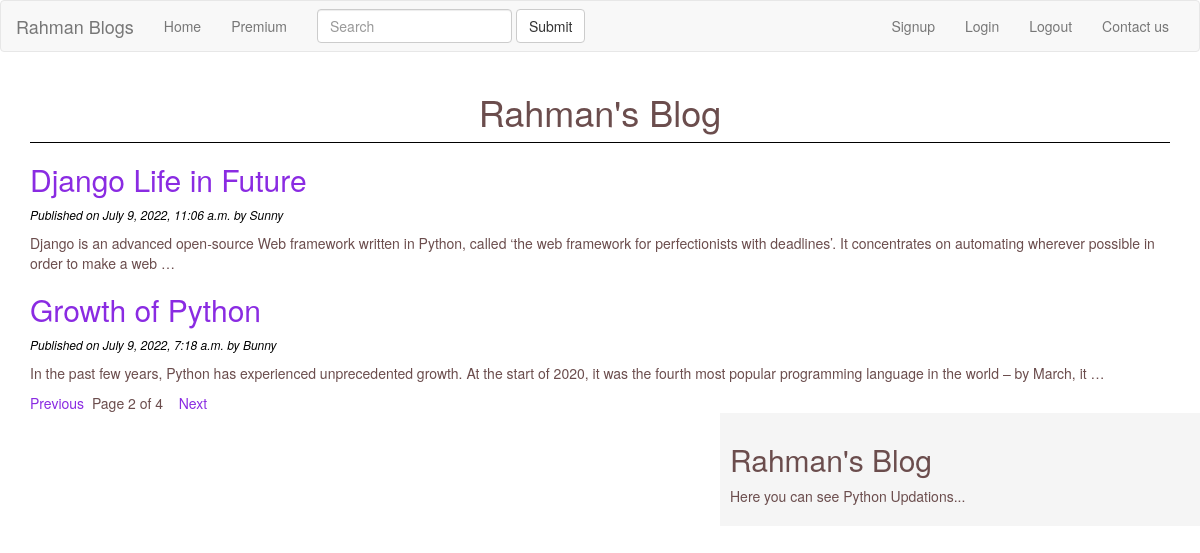
Screenshot of /?page=2 with the database file from the repository.
### blog/models.py (models this page shows)
class Post(models.Model):
    STATUS_CHOICES=(('draft','Draft'),('published','Published'))
    title=models.CharField(max_length=256)
    slug=models.SlugField(max_length=264,unique_for_date='publish')
    author=models.ForeignKey(User,related_name='blog_posts')
    body=models.TextField(max_length=1000)
    publish=models.DateTimeField(default=timezone.now)
    created=models.DateField(auto_now_add=True)
    updated=models.DateTimeField(auto_now=True)
    status=models.CharField(max_length=10,choices=STATUS_CHOICES,default='draft')
    class Meta:
        ordering=('-publish',)

### blog/views.py (the view)
# urls.py: url(r'^$',views.post_list_view),
def post_list_view(request):
    post_list=Post.objects.all()
    paginator=Paginator(post_list,2)
    page_number=request.GET.get('page')
    try:
        post_list=paginator.page(page_number)
    except PageNotAnInteger:
        post_list=paginator.page(1)
    except EmptyPage:
        post_list=paginator.page(paginator.num_pages)
    return render(request,'blog/post_list.html',{'post_list':post_list})

### templates/blog/post_list.html (shortened to what this page needs)
{%extends "blog/base.html"%}
   {%block content%}
      <h1>Rahman's Blog</h1>
      {%for post in post_list%}
           <a href="{{post.get_absolute_url}}"><h2>{{post.title}}</h2></a>
           <p id="date">Published on {{post.publish}} by {{post.author | title}}</p>
           {{post.body | truncatewords:30 | linebreaks}}
      {%endfor%}
      {%include 'blog/pagination.html' with page=post_list%}
{%endblock%}

### static/css/vlogs.css (style rules this page uses)
h1 { text-align: center; border-bottom: 1px solid rgb(0, 0, 0); padding-bottom: 10px; }
body { color:rgb(107, 77, 77); background-color:white; }
#date { color: black; font-size: 12px; font-style: italic; }
a { color:blueviolet; }

### rows the page displays
Post: title "Django Life in Future", publish "July 9, 2022, 11:06 a.m.", author "Sunny", body "Django is an advanced open-source Web framework written in Python, called ‘the web framework for perfectionists with deadlines’. It concentrates on automating wherever possible in order to make a web …"
Post: title "Growth of Python", publish "July 9, 2022, 7:18 a.m.", author "Bunny", body "In the past few years, Python has experienced unprecedented growth. At the start of 2020, it was the fourth most popular programming language in the world – by March, it …"

### other values shown
{{ page.number }} "2"
{{ page.paginator.num_pages }} "4"
